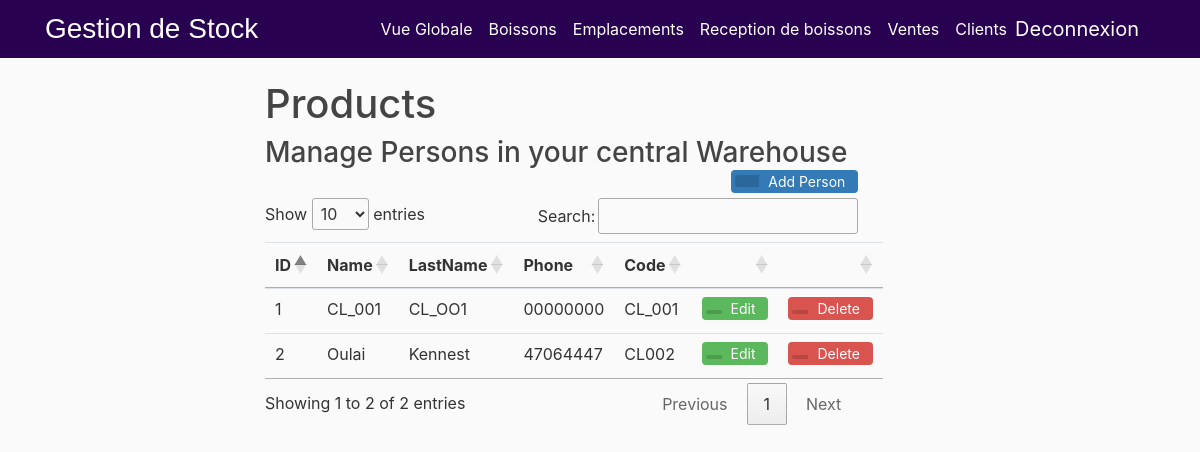
/Person (signed in), run on the app's committed database.
### flaskinventory/models.py (models this page shows, shortened)
class Person(db.Model):
    db.__tablename__ = 'person'
    id = db.Column(db.Integer, primary_key=True, nullable=False)
    name = db.Column(db.String(20), nullable=False)
    lastname = db.Column(db.String(20), nullable=True)
    phone = db.Column(db.String, nullable=True)
    code = db.Column(db.String, nullable=False)
    sells = relationship("Sell", back_populates="person")

### flaskinventory/routes.py (the view, shortened to what this page needs)
@app.route("/Person", methods=['GET', 'POST'])
@login_required
def person():
    form = addperson()
    eform = editperson()
    persons = Person.query.all()
    exists = bool(Person.query.all())
    if exists == False and request.method == 'GET':
        flash(f'Add Person to view', 'info')
    return render_template('person.html', title='Products', eform=eform, form=form, persons=persons)

### flaskinventory/forms.py
class addperson(FlaskForm):
    personname = StringField('Name', validators=[DataRequired()])
    personlastname = StringField('LastName')
    personcode = StringField('Code')
    personphone = StringField('Phone')
    personsubmit = SubmitField('Save')

class editperson(FlaskForm):
    editpersonname = StringField('Name', validators=[DataRequired()])
    editpersonlastname = StringField('LastName')
    editpersoncode = StringField('Code', validators=[DataRequired()])
    editpersonphone = StringField('Phone')
    editpersonsubmit = SubmitField('Save')

### flaskinventory/routes.py (called while the page is built)
@login_manager.user_loader
def user_loader(user_id):
    return User.query.get(user_id)

### flaskinventory/templates/person.html (shortened to what this page needs)
{% extends "overview.html" %}
{% block content %}
<div class="container">
<h1>Products</h1>
<div >
  <h3 style="display: inline-block;margin:0;"> Manage Persons in your central Warehouse</h3>
  <button type="button" class="btn btn-add" data-toggle="modal" data-target="#exampleModal">
   <span class="btn-icon-add"></span>Add Person</button>
</div>
<table class="table table-hover">
<thead>
 <tr>
   <th>ID</th>
   <th>Name</th>
   <th>LastName</th>
   <th>Phone</th>
   <th>Code</th>
   <th></th>
   <th></th>
 </tr>
</thead>
<tbody>
  {% for d in persons %}
  <tr>
   <td>{{d.id}}</td>
   <td>{{d.name}}</td>
   <td>{{d.lastname}}</td>
   <td>{{d.phone}}</td>
   <td>{{d.code}}</td>
   <td>
       <button type="button" class="btn btn-edit" data-toggle="modal" data-target = "#edit{{d.id}}" >
       <span class="btn-icon"></span>Edit</button>
   </td>
   <td>
      <a href="{{ url_for('delete', p_id = d.id,type ='person') }}">
       <button type="button" class="btn btn-delete">
       <span class="btn-icon"></span>Delete</button></a>
   </td>
 </tr>
{%endfor%}
</tbody>
</table>
{% endblock content %}

### flaskinventory/static/main.css (style rules this page uses)
body { background: #fafafa; color: #333333; margin-top: 5rem; }
h1, h2, h3, h4, h5, h6 { color: #444444; }
a { color: white; }
.btn-icon { position: relative; left: -9px; display: inline-block;padding: 2px 8px; background: rgba(0,0,0,0.15); border-radius: 3px 0 0 3px; color: white; font-size: 14px; }
.btn-icon-add { position: relative; left: -9px; display: inline-block;padding: 6px 12px; background: rgba(0,0,0,0.15); border-radius: 3px 0 0 3px; color: white; font-size: 14px; }
.btn-add { padding-top: 0; padding-bottom: 0; background-color:#337ab7; color: white; font-size: 14px; float: right; }
.btn-edit { padding-top: 0; padding-bottom: 0; background-color: #5cb85c; color: white; font-size: 14px; }
.btn-delete { padding-top: 0; padding-bottom: 0; background-color: #d9534f; color: white; font-size: 14px; }
.btn { margin-bottom:5px;font-size: 14px; }
html { visibility: visible; opacity: 1; }

### flaskinventory/templates/overview.html (style rules this page uses)
html { visibility: hidden;opacity:0; }

### data on the page
Person: id "1", name "CL_001", lastname "CL_OO1", phone "00000000", code "CL_001"
Person: id "2", name "Oulai", lastname "Kennest", phone "47064447", code "CL002"
